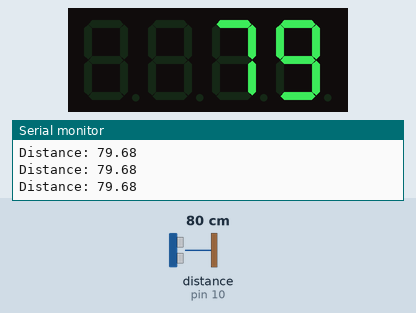
This sketch was run on a simulated Arduino Uno, built with avr-gcc and run on an emulated ATmega328P. On the bench: 4-digit seven-segment display, the last lines printed to the serial monitor. Wiring (inferred from the names in the program): ultrasonic range finder: trigger pin 9; echo pin 10. Inputs (shaded band) come from the test bench; at power-on: distance to the obstacle (sensor on pin 10) 80 cm. The echo pulse lasts 58.3 µs per cm.

Above: at 1.2 s.
1.3 s: distance to the obstacle (sensor on pin 10) set to 2 cm
At 2.7 s:
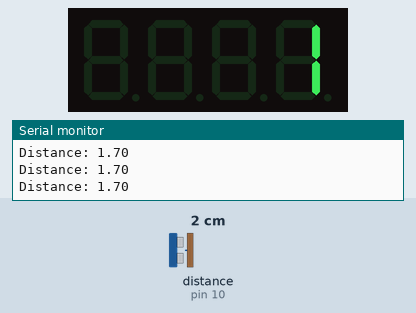
3.0 s: distance to the obstacle (sensor on pin 10) set to 35 cm
At 3.6 s:
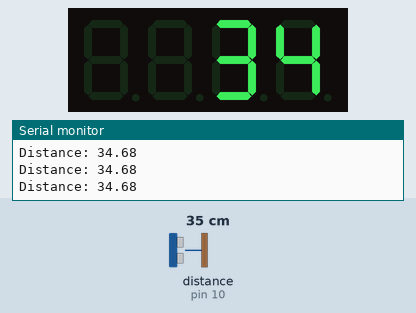
4.6 s: distance to the obstacle (sensor on pin 10) set to 4 cm
At 5.6 s:
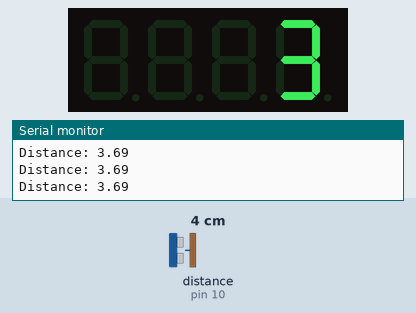
Timing chart, 0 to 7.6 s (numbered marks = the images above; inputs shaded):
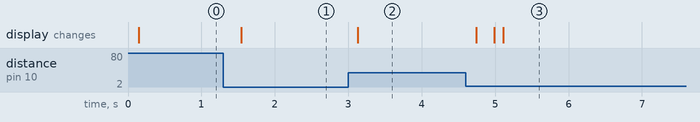

The sketch:

Ultra_sonic_distance_display_23072025.ino
```cpp
#include <TM1637Display.h> // Include the TM1637Display library

// --- TM1637 Display Connections ---
#define CLK 11 // Adjust to your actual CLK pin
#define DIO 12 // Adjust to your actual DIO pin

TM1637Display display(CLK, DIO);


//First we define the pins that Trig and Echo are connected to.

const int trigPin = 9;
const int echoPin = 10;

//Then we declare 2 floats, duration and distance, which will hold the length of the sound wave and how far away the object is.
float duration, distance;

void setup(){
  pinMode(trigPin, OUTPUT);
  pinMode(echoPin, INPUT);
  Serial.begin(9600);

  display.clear();        // Clear the TM1637 display
  display.setBrightness(7); // Set display brightness (0-7, or 0x00-0x0f hex)
}
void loop() {

  //make sure it US is off
	digitalWrite(trigPin, LOW);
	delayMicroseconds(2);

  //send waves for 10ms
	digitalWrite(trigPin, HIGH);
	delayMicroseconds(10);

  //turn off for safety
	digitalWrite(trigPin, LOW);

  //pulse function to take the duration of travel
  duration = pulseIn(echoPin, HIGH);

  // quick Google search for "speed of sound in centimeters per microsecond" will say that it is .0343 c/μS
  distance = (duration*.0343)/2;

  Serial.print("Distance: ");
	Serial.println(distance);
	delay(100);

  display.showNumberDecEx(distance);
}
```

Measured:
- after the input at 1.3 s, the display: changes after 0.24 s (image 1)
- after the input at 3.0 s, the display: changes after 0.13 s (image 2)
- after the input at 4.6 s, the display: changes after 0.15 s (image 3)
